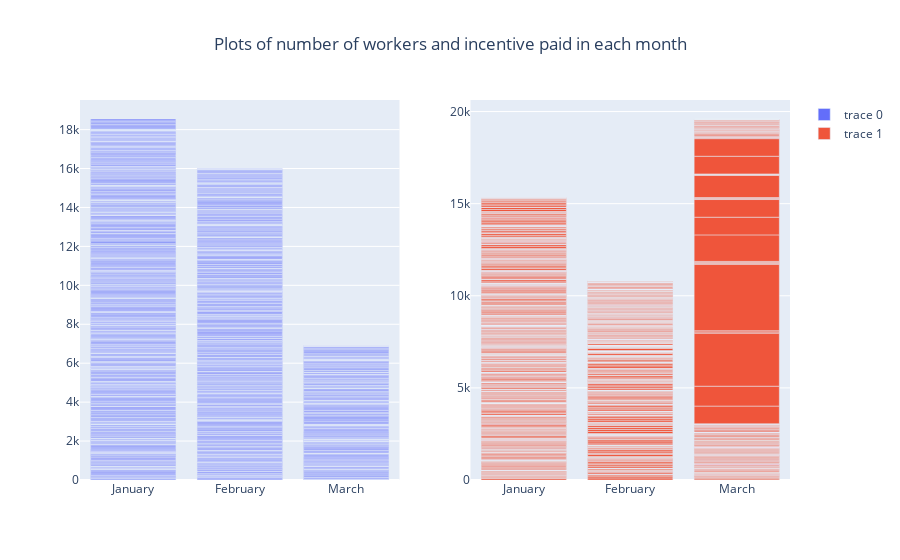

Notebook cell for this chart:
### Code cell
fig = make_subplots(rows=1, cols=2)
y1= df['no_of_workers']
y2=df['incentive']
x=df['month_name']

fig.add_trace(go.Bar( x=x,y=y1), row=1, col=1)
fig.add_trace(go.Bar(x=x, y=y2), row=1, col=2)

fig.update_layout(title='Plots of number of workers and incentive paid in each month', title_x=0.5)

fig.show()

### Figure 1 — Plotly figure (JSON) as saved in the notebook; plotly's stock layout.template omitted (floating-point values rounded to 4 significant figures; data arrays with more than 128 entries replaced by an {"elided": "..."} marker saying what was removed)
{"data": [{"type": "bar", "x": {"elided": "1197 str values"}, "xaxis": "x", "y": {"elided": "1197 float values"}, "yaxis": "y"}, {"type": "bar", "x": {"elided": "1197 str values"}, "xaxis": "x2", "y": {"elided": "1197 int values"}, "yaxis": "y2"}], "layout": {"title": {"text": "Plots of number of workers and incentive paid in each month", "x": 0.5}, "xaxis": {"anchor": "y", "domain": [0, 0.45]}, "xaxis2": {"anchor": "y2", "domain": [0.55, 1]}, "yaxis": {"anchor": "x", "domain": [0, 1]}, "yaxis2": {"anchor": "x2", "domain": [0, 1]}}}
